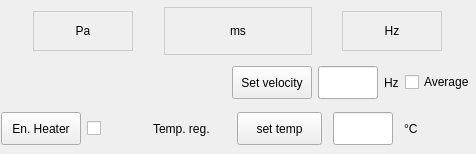
           <widget class="QWidget" name="widget_3" native="true">
            <layout class="QHBoxLayout" name="horizontalLayout_4">
             <property name="spacing">
              <number>0</number>
             </property>
             <property name="leftMargin">
              <number>0</number>
             </property>
             <property name="topMargin">
              <number>0</number>
             </property>
             <property name="rightMargin">
              <number>0</number>
             </property>
             <property name="bottomMargin">
              <number>0</number>
             </property>
             <item>
              <widget class="QWidget" name="widget_6" native="true">
               <layout class="QGridLayout" name="gridLayout">
                <property name="leftMargin">
                 <number>0</number>
                </property>
                <property name="topMargin">
                 <number>1</number>
                </property>
                <property name="rightMargin">
                 <number>0</number>
                </property>
                <property name="bottomMargin">
                 <number>1</number>
                </property>
                <item row="1" column="0">
                 <widget class="QWidget" name="widget_10" native="true">
                  <property name="styleSheet">
                   <string notr="true"/>
                  </property>
                  <layout class="QVBoxLayout" name="verticalLayout_3">
                   <property name="leftMargin">
                    <number>0</number>
                   </property>
                   <property name="topMargin">
                    <number>5</number>
                   </property>
                   <property name="rightMargin">
                    <number>0</number>
                   </property>
                   <property name="bottomMargin">
                    <number>5</number>
                   </property>
                   <item>
                    <widget class="QWidget" name="widget_8" native="true">
                     <property name="minimumSize">
                      <size>
                       <width>0</width>
                       <height>50</height>
                      </size>
                     </property>
                     <property name="styleSheet">
                      <string notr="true">QLabel{
	border: 1px solid #ccc;
}</string>
                     </property>
                     <layout class="QHBoxLayout" name="horizontalLayout_12">
                      <property name="topMargin">
                       <number>1</number>
                      </property>
                      <property name="bottomMargin">
                       <number>1</number>
                      </property>
                      <item>
                       <widget class="QWidget" name="widget_41" native="true">
                        <property name="styleSheet">
                         <string notr="true"/>
                        </property>
                        <layout class="QHBoxLayout" name="horizontalLayout_25">
                         <property name="leftMargin">
                          <number>0</number>
                         </property>
                         <property name="topMargin">
                          <number>0</number>
                         </property>
                         <property name="rightMargin">
                          <number>0</number>
                         </property>
                         <property name="bottomMargin">
                          <number>0</number>
                         </property>
                         <item>
                          <widget class="QLabel" name="velocity_pressure_lbl">
                           <property name="minimumSize">
                            <size>
                             <width>100</width>
                             <height>40</height>
                            </size>
                           </property>
                           <property name="maximumSize">
                            <size>
                             <width>40</width>
                             <height>40</height>
                            </size>
                           </property>
                           <property name="text">
                            <string>Pa</string>
                           </property>
                           <property name="alignment">
                            <set>Qt::AlignmentFlag::AlignCenter</set>
                           </property>
                          </widget>
                         </item>
                        </layout>
                       </widget>
                      </item>
                      <item>
                       <widget class="QLabel" name="wind_velocity_lbl">
                        <property name="minimumSize">
                         <size>
                          <width>140</width>
                          <height>0</height>
                         </size>
                        </property>
                        <property name="maximumSize">
                         <size>
                          <width>16777215</width>
                          <height>60</height>
                         </size>
                        </property>
                        <property name="styleSheet">
                         <string notr="true"/>
                        </property>
                        <property name="text">
                         <string>ms</string>
                        </property>
                        <property name="alignment">
                         <set>Qt::AlignmentFlag::AlignCenter</set>
                        </property>
                       </widget>
                      </item>
                      <item>
                       <widget class="QWidget" name="widget_12" native="true">
                        <property name="maximumSize">
                         <size>
                          <width>16777215</width>
                          <height>16777215</height>
                         </size>
                        </property>
                        <layout class="QHBoxLayout" name="horizontalLayout_6">
                         <property name="topMargin">
                          <number>0</number>
                         </property>
                         <property name="bottomMargin">
                          <number>0</number>
                         </property>
                         <item>
                          <widget class="QLabel" name="hz_lbl">
                           <property name="minimumSize">
                            <size>
                             <width>100</width>
                             <height>40</height>
                            </size>
                           </property>
                           <property name="maximumSize">
                            <size>
                             <width>40</width>
                             <height>40</height>
                            </size>
                           </property>
                           <property name="text">
                            <string>Hz</string>
                           </property>
                           <property name="alignment">
                            <set>Qt::AlignmentFlag::AlignCenter</set>
                           </property>
                          </widget>
                         </item>
                        </layout>
                       </widget>
                      </item>
                     </layout>
                    </widget>
                   </item>
                   <item>
                    <widget class="QWidget" name="widget_11" native="true">
                     <property name="minimumSize">
                      <size>
                       <width>0</width>
                       <height>41</height>
                      </size>
                     </property>
                     <property name="styleSheet">
                      <string notr="true"/>
                     </property>
                     <layout class="QHBoxLayout" name="horizontalLayout_5">
                      <property name="leftMargin">
                       <number>1</number>
                      </property>
                      <property name="topMargin">
                       <number>3</number>
                      </property>
                      <property name="rightMargin">
                       <number>1</number>
                      </property>
                      <property name="bottomMargin">
                       <number>3</number>
                      </property>
                      <item>
                       <widget class="QWidget" name="widget_33" native="true">
                        <property name="minimumSize">
                         <size>
                          <width>225</width>
                          <height>0</height>
                         </size>
                        </property>
                        <layout class="QHBoxLayout" name="horizontalLayout_7">
                         <property name="leftMargin">
                          <number>0</number>
                         </property>
                         <property name="topMargin">
                          <number>0</number>
                         </property>
                         <property name="rightMargin">
                          <number>0</number>
                         </property>
                         <property name="bottomMargin">
                          <number>0</number>
                         </property>
                        </layout>
                       </widget>
                      </item>
                      <item>
                       <widget class="QWidget" name="widget_39" native="true">
                        <property name="maximumSize">
                         <size>
                          <width>230</width>
                          <height>16777215</height>
                         </size>
                        </property>
                        <layout class="QHBoxLayout" name="horizontalLayout_35">
                         <property name="leftMargin">
                          <number>0</number>
                         </property>
                         <property name="topMargin">
                          <number>0</number>
                         </property>
                         <property name="rightMargin">
                          <number>0</number>
                         </property>
                         <property name="bottomMargin">
                          <number>0</number>
                         </property>
                         <item>
                          <widget class="QPushButton" name="set_velocity_btn">
                           <property name="minimumSize">
                            <size>
                             <width>0</width>
                             <height>33</height>
                            </size>
                           </property>
                           <property name="maximumSize">
                            <size>
                             <width>85</width>
                             <height>16777215</height>
                            </size>
                           </property>
                           <property name="text">
                            <string>Set velocity</string>
                           </property>
                          </widget>
                         </item>
                         <item>
                          <widget class="QLineEdit" name="set_velocity_le">
                           <property name="minimumSize">
                            <size>
                             <width>0</width>
                             <height>33</height>
                            </size>
                           </property>
                           <property name="maximumSize">
                            <size>
                             <width>60</width>
                             <height>16777215</height>
                            </size>
                           </property>
                          </widget>
                         </item>
                         <item>
                          <widget class="QLabel" name="label_7">
                           <property name="maximumSize">
                            <size>
                             <width>50</width>
                             <height>16777215</height>
                            </size>
                           </property>
                           <property name="text">
                            <string>Hz</string>
                           </property>
                          </widget>
                         </item>
                        </layout>
                       </widget>
                      </item>
                      <item>
                       <widget class="QWidget" name="widget_50" native="true">
                        <property name="maximumSize">
                         <size>
                          <width>120</width>
                          <height>16777215</height>
                         </size>
                        </property>
                        <layout class="QHBoxLayout" name="horizontalLayout_36">
                         <property name="leftMargin">
                          <number>0</number>
                         </property>
                         <property name="topMargin">
                          <number>0</number>
                         </property>
                         <property name="rightMargin">
                          <number>0</number>
                         </property>
                         <property name="bottomMargin">
                          <number>0</number>
                         </property>
                         <item>
                          <widget class="QCheckBox" name="speed_avg_cb">
                           <property name="maximumSize">
                            <size>
                             <width>80</width>
                             <height>16777215</height>
                            </size>
                           </property>
                           <property name="text">
                            <string>Average</string>
                           </property>
                          </widget>
                         </item>
                        </layout>
                       </widget>
                      </item>
                     </layout>
                    </widget>
                   </item>
                   <item>
                    <widget class="QWidget" name="widget_16" native="true">
                     <layout class="QHBoxLayout" name="horizontalLayout_13">
                      <property name="leftMargin">
                       <number>1</number>
                      </property>
                      <property name="topMargin">
                       <number>3</number>
                      </property>
                      <property name="rightMargin">
                       <number>1</number>
                      </property>
                      <property name="bottomMargin">
                       <number>3</number>
                      </property>
                      <item>
                       <widget class="QWidget" name="widget_31" native="true">
                        <property name="sizePolicy">
                         <sizepolicy hsizetype="Expanding" vsizetype="Preferred">
                          <horstretch>0</horstretch>
                          <verstretch>0</verstretch>
                         </sizepolicy>
                        </property>
                        <property name="minimumSize">
                         <size>
                          <width>0</width>
                          <height>0</height>
                         </size>
                        </property>
                        <property name="maximumSize">
                         <size>
                          <width>225</width>
                          <height>16777215</height>
                         </size>
                        </property>
                        <layout class="QHBoxLayout" name="horizontalLayout_9">
                         <property name="leftMargin">
                          <number>0</number>
                         </property>
                         <property name="topMargin">
                          <number>0</number>
                         </property>
                         <property name="rightMargin">
                          <number>0</number>
                         </property>
                         <property name="bottomMargin">
                          <number>0</number>
                         </property>
                         <item>
                          <widget class="QPushButton" name="enable_heater_btn">
                           <property name="minimumSize">
                            <size>
                             <width>0</width>
                             <height>33</height>
                            </size>
                           </property>
                           <property name="maximumSize">
                            <size>
                             <width>83</width>
                             <height>16777215</height>
                            </size>
                           </property>
                           <property name="text">
                            <string>En. Heater</string>
                           </property>
                          </widget>
                         </item>
                         <item>
                          <widget class="AnimatedToggle" name="temp_reg_chb">
                           <property name="maximumSize">
                            <size>
                             <width>60</width>
                             <height>16777215</height>
                            </size>
                           </property>
                           <property name="text">
                            <string/>
                           </property>
                          </widget>
                         </item>
                         <item>
                          <widget class="QLabel" name="label_11">
                           <property name="text">
                            <string>Temp. reg.</string>
                           </property>
                          </widget>
                         </item>
                        </layout>
                       </widget>
                      </item>
                      <item>
                       <widget class="QWidget" name="widget_15" native="true">
                        <property name="sizePolicy">
                         <sizepolicy hsizetype="Expanding" vsizetype="Preferred">
                          <horstretch>0</horstretch>
                          <verstretch>0</verstretch>
                         </sizepolicy>
                        </property>
                        <property name="maximumSize">
                         <size>
                          <width>230</width>
                          <height>16777215</height>
                         </size>
                        </property>
                        <layout class="QHBoxLayout" name="horizontalLayout_11">
                         <property name="leftMargin">
                          <number>0</number>
                         </property>
                         <property name="topMargin">
                          <number>0</number>
                         </property>
                         <property name="rightMargin">
                          <number>0</number>
                         </property>
                         <property name="bottomMargin">
                          <number>0</number>
                         </property>
                         <item>
                          <widget class="QPushButton" name="set_temp_btn">
                           <property name="minimumSize">
                            <size>
                             <width>0</width>
                             <height>33</height>
                            </size>
                           </property>
                           <property name="maximumSize">
                            <size>
                             <width>85</width>
                             <height>16777215</height>
                            </size>
                           </property>
                           <property name="text">
                            <string>set temp</string>
                           </property>
                          </widget>
                         </item>
                         <item>
                          <widget class="QLineEdit" name="set_temp_le">
                           <property name="sizePolicy">
                            <sizepolicy hsizetype="Preferred" vsizetype="Fixed">
                             <horstretch>0</horstretch>
                             <verstretch>0</verstretch>
                            </sizepolicy>
                           </property>
                           <property name="minimumSize">
                            <size>
                             <width>0</width>
                             <height>33</height>
                            </size>
                           </property>
                           <property name="maximumSize">
                            <size>
                             <width>60</width>
                             <height>16777215</height>
                            </size>
                           </property>
                          </widget>
                         </item>
                         <item>
                          <widget class="QLabel" name="label_2">
                           <property name="maximumSize">
                            <size>
                             <width>50</width>
                             <height>16777215</height>
                            </size>
                           </property>
                           <property name="text">
                            <string>°C</string>
                           </property>
                          </widget>
                         </item>
                        </layout>
                       </widget>
                      </item>
                      <item>
                       <widget class="QWidget" name="widget_30" native="true">
                        <property name="maximumSize">
                         <size>
                          <width>120</width>
                          <height>16777215</height>
                         </size>
                        </property>
                       </widget>
                      </item>
                     </layout>
                    </widget>
                   </item>
                  </layout>
                 </widget>
                </item>
               </layout>
              </widget>
             </item>
            </layout>
           </widget>
